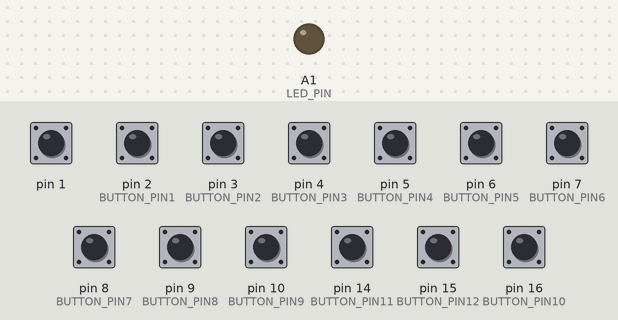
The sketch below on a simulated Arduino Leonardo, built with avr-gcc and run on an emulated ATmega32U4. On the bench: output pins drawn as LEDs (lit = HIGH). The inputs (shaded band) are chosen by the test bench; at power-on: pin 1, pin 2 (BUTTON_PIN1), pin 3 (BUTTON_PIN2), pin 4 (BUTTON_PIN3), pin 5 (BUTTON_PIN4), pin 6 (BUTTON_PIN5), pin 7 (BUTTON_PIN6), pin 8 (BUTTON_PIN7), pin 9 (BUTTON_PIN8), pin 10 (BUTTON_PIN9), pin 14 (BUTTON_PIN11), pin 15 (BUTTON_PIN12), pin 16 (BUTTON_PIN10) HIGH.

Above: at 1.2 s.
1.3 s: pin 10 (BUTTON_PIN9) pulled LOW for 0.15 s
At 2.4 s:
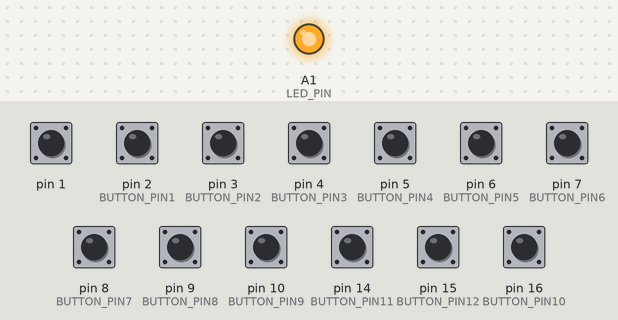
2.9 s: pin 10 (BUTTON_PIN9) pulled LOW for 1 s
At 4.9 s:
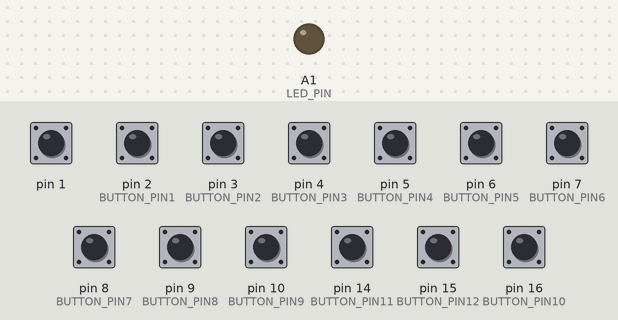
Timing chart, 0 to 6.4 s (numbered marks = the images above; inputs shaded):
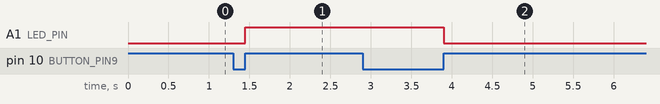

The sketch:

microKeyboard.ino
```cpp
#include <Bounce2.h>
#include <Keyboard.h>

#define BUTTON_KEY1 KEY_F5
#define BUTTON_KEY2 KEY_F6
#define BUTTON_KEY3 KEY_F7
#define BUTTON_KEY4 KEY_F8
#define BUTTON_KEY5 KEY_F9
#define BUTTON_KEY6 KEY_F10
#define BUTTON_KEY7 KEY_F11
#define BUTTON_KEY8 KEY_F12
#define BUTTON_KEY9 KEY_F13
#define BUTTON_KEY10 KEY_F14
#define BUTTON_KEY11 KEY_LEFT_SHIFT
#define BUTTON_KEY12 KEY_LEFT_CTRL

// Pin definitions
#define BUTTON_PIN1 2
#define BUTTON_PIN2 3
#define BUTTON_PIN3 4
#define BUTTON_PIN4 5
#define BUTTON_PIN5 6
#define BUTTON_PIN6 7
#define BUTTON_PIN7 8
#define BUTTON_PIN8 9
#define BUTTON_PIN9 10
#define BUTTON_PIN10 16
#define BUTTON_PIN11 14
#define BUTTON_PIN12 15
#define LED_PIN A1

void toggleLight() {
  boolean lightStatus = digitalRead(LED_PIN);
  lightStatus ?  digitalWrite(LED_PIN, LOW) : digitalWrite(LED_PIN, HIGH);
}

// Button helper class for handling press/release and debouncing
class button {
  public:
  const char key;
  const uint8_t pin;

  button(uint8_t k, uint8_t p) : key(k), pin(p){}

  void press(boolean state){
    if(state == pressed || (millis() - lastPressed  <= debounceTime)){
      return; // Nothing to see here, folks
    }

    lastPressed = millis();

    state ? Keyboard.press(key) : Keyboard.release(key);
    if (pin == 10 && !state)
    {
      toggleLight();
    }
    pressed = state;
  }

  void update(){

    press(!digitalRead(pin));
  }

  private:
  const unsigned long debounceTime = 30;
  unsigned long lastPressed = 0;
  boolean pressed = 0;
} ;

button buttons[] = {
  {BUTTON_KEY1, BUTTON_PIN1},
  {BUTTON_KEY2, BUTTON_PIN2},
  {BUTTON_KEY3, BUTTON_PIN3},
  {BUTTON_KEY4, BUTTON_PIN4},
  {BUTTON_KEY5, BUTTON_PIN5},
  {BUTTON_KEY6, BUTTON_PIN6},
  {BUTTON_KEY7, BUTTON_PIN7},
  {BUTTON_KEY8, BUTTON_PIN8},
  {BUTTON_KEY9, BUTTON_PIN9},
  {BUTTON_KEY10, BUTTON_PIN10},
  {BUTTON_KEY11, BUTTON_PIN11},
  {BUTTON_KEY12, BUTTON_PIN12},
};

const uint8_t NumButtons = sizeof(buttons) / sizeof(button);

void setup() {
  pinMode(1, INPUT_PULLUP);
  if(!digitalRead(1)){
    failsafe();
  }

  pinMode(LED_PIN, OUTPUT);
  digitalWrite(LED_PIN, LOW);

  for(int i = 0; i < NumButtons; i++){
    pinMode(buttons[i].pin, INPUT_PULLUP);
  }
  Serial.begin(9600);
}

void loop() {
  for(int i = 0; i < NumButtons; i++){
    buttons[i].update();
  }
}

void failsafe(){
  for(;;){} // Just going to hang out here for awhile :D
}

/*
 Letter Keys
 KEY_A to KEY_Z

 Number Keys
 KEY_1 to KEY_0

 Function Keys
 KEY_F1 to KEY_F12

 Numberpad Keys
 KEYPAD_1 to KEYPAD_0
 KEYPAD_SLASH KEYPAD_MINUS KEYPAD_PLUS
 KEYPAD_ENTER KEYPAD_PERIOD KEYPAD_ASTERIX

 Other Keys
 KEY_ENTER KEY_ESC KEY_BACKSPACE KEY_TAB
 KEY_SPACE KEY_MINUS KEY_EQUAL KEY_LEFT_BRACE
 KEY_RIGHT_BRACE KEY_BACKSLASH KEY_SEMICOLON
 KEY_QUOTE KEY_TILDE KEY_COMMA KEY_PERIOD
 KEY_SLASH KEY_CAPS_LOCK
 KEY_PRINTSCREEN KEY_SCROLL_LOCK
 KEY_PAUSE KEY_INSERT  KEY_HOME  KEY_PAGE_UP
 KEY_DELETE  KEY_END KEY_PAGE_DOWN KEY_RIGHT
 KEY_LEFT  KEY_DOWN  KEY_UP  KEY_NUM_LOCK

 Modifier Keys
 MODIFIERKEY_CTRL
 MODIFIERKEY_SHIFT
 MODIFIERKEY_ALT
 MODIFIERKEY_GUI
 */
```

Measured:
- after the input at 1.3 s, A1 (LED_PIN): LOW → HIGH after 0.15 s
- after the input at 2.9 s, A1 (LED_PIN): HIGH → LOW after 1.0 s
